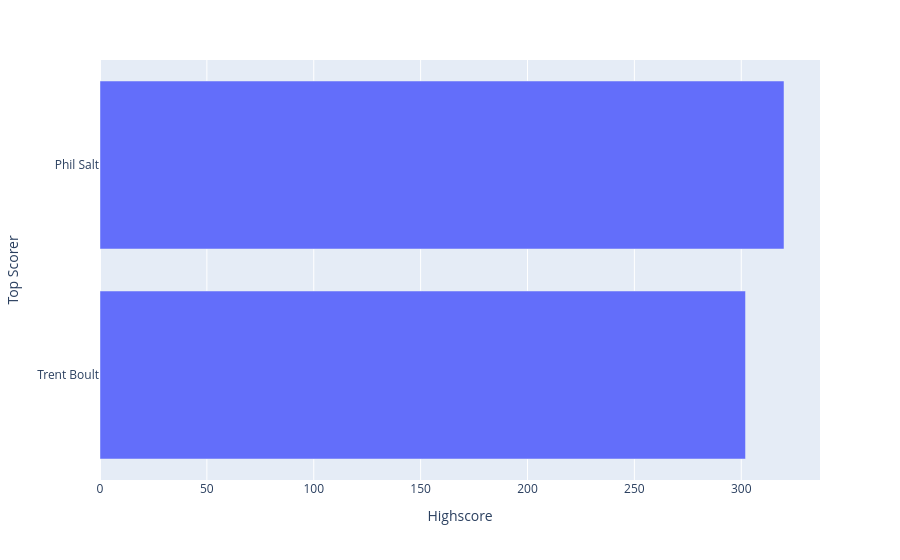

Source (notebook cell):
### Code cell
fig = px.bar(x=high.values, y=high.index, orientation='h',
             labels={'x': 'Highscore', 'y': 'Top Scorer'})
fig.update_layout(yaxis={'categoryorder': 'total ascending'})
fig.show()

### Figure 1 — Plotly figure (JSON) as saved in the notebook; plotly's stock layout.template omitted (floating-point values rounded to 4 significant figures)
{"data": [{"hovertemplate": "Highscore=%{x}<br>Top Scorer=%{y}<extra></extra>", "legendgroup": "", "marker": {"color": "#636efa", "pattern": {"shape": ""}}, "name": "", "orientation": "h", "showlegend": false, "textposition": "auto", "type": "bar", "x": [320.0, 302.0], "xaxis": "x", "y": ["Phil Salt", "Trent Boult"], "yaxis": "y"}], "layout": {"barmode": "relative", "legend": {"tracegroupgap": 0}, "margin": {"t": 60}, "xaxis": {"anchor": "y", "domain": [0.0, 1.0], "title": {"text": "Highscore"}}, "yaxis": {"anchor": "x", "categoryorder": "total ascending", "domain": [0.0, 1.0], "title": {"text": "Top Scorer"}}}}
